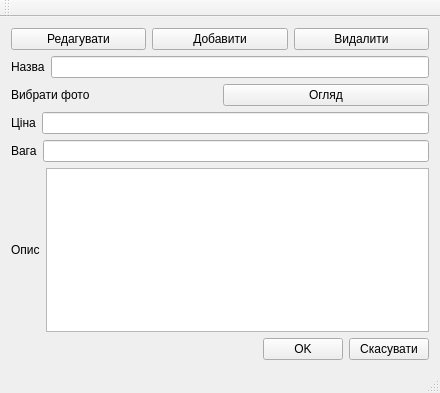
<?xml version="1.0" encoding="UTF-8"?>
<ui version="4.0">
 <class>MainWindow</class>
 <widget class="QMainWindow" name="MainWindow">
  <property name="geometry">
   <rect>
    <x>0</x>
    <y>0</y>
    <width>440</width>
    <height>393</height>
   </rect>
  </property>
  <property name="windowTitle">
   <string>MainWindow</string>
  </property>
  <widget class="QWidget" name="centralWidget">
   <layout class="QVBoxLayout" name="verticalLayout_2">
    <item>
     <layout class="QVBoxLayout" name="verticalLayout">
      <item>
       <layout class="QHBoxLayout" name="horizontalLayout_6">
        <item>
         <widget class="QPushButton" name="editButton">
          <property name="text">
           <string>Редагувати</string>
          </property>
         </widget>
        </item>
        <item>
         <widget class="QPushButton" name="addButton">
          <property name="text">
           <string>Добавити</string>
          </property>
         </widget>
        </item>
        <item>
         <widget class="QPushButton" name="deleteButton">
          <property name="text">
           <string>Видалити</string>
          </property>
         </widget>
        </item>
       </layout>
      </item>
      <item>
       <layout class="QHBoxLayout" name="horizontalLayout_4">
        <item>
         <widget class="QLabel" name="label_5">
          <property name="text">
           <string>Назва</string>
          </property>
         </widget>
        </item>
        <item>
         <widget class="QLineEdit" name="nameLineEdit"/>
        </item>
       </layout>
      </item>
      <item>
       <layout class="QHBoxLayout" name="horizontalLayout_5">
        <item>
         <widget class="QLabel" name="label_6">
          <property name="text">
           <string>Вибрати фото</string>
          </property>
         </widget>
        </item>
        <item>
         <widget class="QPushButton" name="addFotoButton">
          <property name="text">
           <string>Огляд</string>
          </property>
         </widget>
        </item>
       </layout>
      </item>
      <item>
       <layout class="QHBoxLayout" name="horizontalLayout_3">
        <item>
         <widget class="QLabel" name="label_4">
          <property name="text">
           <string>Ціна</string>
          </property>
         </widget>
        </item>
        <item>
         <widget class="QLineEdit" name="priceLineEdit"/>
        </item>
       </layout>
      </item>
      <item>
       <layout class="QHBoxLayout" name="horizontalLayout">
        <item>
         <widget class="QLabel" name="label">
          <property name="text">
           <string>Вага</string>
          </property>
         </widget>
        </item>
        <item>
         <widget class="QLineEdit" name="weightLineEdit"/>
        </item>
       </layout>
      </item>
      <item>
       <layout class="QHBoxLayout" name="horizontalLayout_2">
        <item>
         <widget class="QLabel" name="label_2">
          <property name="text">
           <string>Опис</string>
          </property>
         </widget>
        </item>
        <item>
         <widget class="QTextEdit" name="descriptionTextEdit"/>
        </item>
       </layout>
      </item>
      <item>
       <layout class="QHBoxLayout" name="horizontalLayout_7">
        <item>
         <spacer name="horizontalSpacer">
          <property name="orientation">
           <enum>Qt::Horizontal</enum>
          </property>
          <property name="sizeHint" stdset="0">
           <size>
            <width>40</width>
            <height>20</height>
           </size>
          </property>
         </spacer>
        </item>
        <item>
         <widget class="QPushButton" name="okButton">
          <property name="text">
           <string>OK</string>
          </property>
         </widget>
        </item>
        <item>
         <widget class="QPushButton" name="cancelButton">
          <property name="text">
           <string>Скасувати</string>
          </property>
         </widget>
        </item>
       </layout>
      </item>
     </layout>
    </item>
   </layout>
  </widget>
  <widget class="QMenuBar" name="menuBar">
   <property name="geometry">
    <rect>
     <x>0</x>
     <y>0</y>
     <width>440</width>
     <height>20</height>
    </rect>
   </property>
  </widget>
  <widget class="QToolBar" name="mainToolBar">
   <attribute name="toolBarArea">
    <enum>TopToolBarArea</enum>
   </attribute>
   <attribute name="toolBarBreak">
    <bool>false</bool>
   </attribute>
  </widget>
  <widget class="QStatusBar" name="statusBar"/>
 </widget>
 <layoutdefault spacing="6" margin="11"/>
 <resources/>
 <connections/>
</ui>
